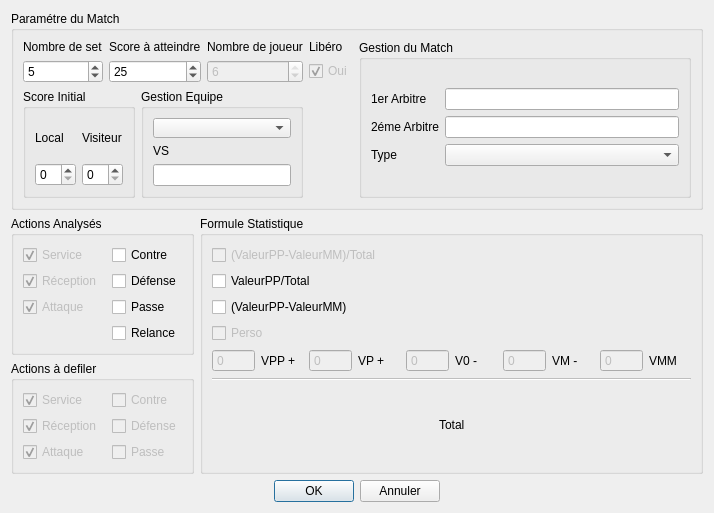
<?xml version="1.0" encoding="UTF-8"?>
<ui version="4.0">
 <class>FenetreLancement</class>
 <widget class="QDialog" name="FenetreLancement">
  <property name="geometry">
   <rect>
    <x>0</x>
    <y>0</y>
    <width>714</width>
    <height>510</height>
   </rect>
  </property>
  <property name="windowTitle">
   <string>Configuration du Match</string>
  </property>
  <layout class="QGridLayout" name="gridLayout_17">
   <item row="0" column="0" colspan="2">
    <widget class="QGroupBox" name="groupBox_4">
     <property name="title">
      <string>Paramétre du Match</string>
     </property>
     <layout class="QGridLayout" name="gridLayout_16">
      <item row="0" column="0">
       <widget class="QLabel" name="label_11">
        <property name="text">
         <string>Nombre de set</string>
        </property>
       </widget>
      </item>
      <item row="0" column="1">
       <widget class="QLabel" name="label_12">
        <property name="text">
         <string>Score à atteindre</string>
        </property>
       </widget>
      </item>
      <item row="0" column="2">
       <widget class="QLabel" name="label_13">
        <property name="text">
         <string>Nombre de joueur</string>
        </property>
       </widget>
      </item>
      <item row="0" column="3">
       <widget class="QLabel" name="label_14">
        <property name="text">
         <string>Libéro</string>
        </property>
       </widget>
      </item>
      <item row="0" column="4" rowspan="3">
       <widget class="QGroupBox" name="groupBox_8">
        <property name="title">
         <string>Gestion du Match </string>
        </property>
        <layout class="QGridLayout" name="gridLayout_13">
         <item row="0" column="0">
          <layout class="QGridLayout" name="gridLayout_4">
           <item row="0" column="0">
            <widget class="QLabel" name="label_8">
             <property name="text">
              <string>1er Arbitre</string>
             </property>
            </widget>
           </item>
           <item row="0" column="1">
            <widget class="QLineEdit" name="lineEditArbitre"/>
           </item>
           <item row="3" column="0">
            <widget class="QLabel" name="label_9">
             <property name="text">
              <string>Type</string>
             </property>
            </widget>
           </item>
           <item row="3" column="1">
            <widget class="QComboBox" name="comboBox_2"/>
           </item>
           <item row="1" column="0">
            <widget class="QLabel" name="label_10">
             <property name="text">
              <string>2éme Arbitre</string>
             </property>
            </widget>
           </item>
           <item row="1" column="1">
            <widget class="QLineEdit" name="lineEditArbitre_2"/>
           </item>
          </layout>
         </item>
        </layout>
       </widget>
      </item>
      <item row="1" column="0">
       <widget class="QSpinBox" name="spinBox_6">
        <property name="minimum">
         <number>1</number>
        </property>
        <property name="value">
         <number>5</number>
        </property>
       </widget>
      </item>
      <item row="1" column="1">
       <widget class="QSpinBox" name="spinBox_7">
        <property name="value">
         <number>25</number>
        </property>
       </widget>
      </item>
      <item row="1" column="2">
       <widget class="QSpinBox" name="spinBox_8">
        <property name="enabled">
         <bool>false</bool>
        </property>
        <property name="minimum">
         <number>2</number>
        </property>
        <property name="maximum">
         <number>6</number>
        </property>
        <property name="value">
         <number>6</number>
        </property>
       </widget>
      </item>
      <item row="1" column="3">
       <widget class="QCheckBox" name="checkBox_11">
        <property name="enabled">
         <bool>false</bool>
        </property>
        <property name="text">
         <string>Oui</string>
        </property>
        <property name="checked">
         <bool>true</bool>
        </property>
       </widget>
      </item>
      <item row="2" column="0" colspan="3">
       <layout class="QGridLayout" name="gridLayout_14">
        <item row="0" column="0">
         <widget class="QGroupBox" name="groupBox_5">
          <property name="title">
           <string>Score Initial</string>
          </property>
          <layout class="QGridLayout" name="gridLayout_12">
           <item row="0" column="0">
            <layout class="QGridLayout" name="gridLayout_10">
             <item row="0" column="0">
              <widget class="QLabel" name="label_15">
               <property name="text">
                <string>Local</string>
               </property>
              </widget>
             </item>
             <item row="0" column="1">
              <widget class="QLabel" name="label_16">
               <property name="text">
                <string>Visiteur</string>
               </property>
              </widget>
             </item>
             <item row="1" column="0">
              <widget class="QSpinBox" name="spinBox_9">
               <property name="maximum">
                <number>24</number>
               </property>
              </widget>
             </item>
             <item row="1" column="1">
              <widget class="QSpinBox" name="spinBox_10">
               <property name="maximum">
                <number>24</number>
               </property>
              </widget>
             </item>
            </layout>
           </item>
          </layout>
         </widget>
        </item>
        <item row="0" column="1">
         <widget class="QGroupBox" name="groupBox_3">
          <property name="title">
           <string>Gestion Equipe</string>
          </property>
          <layout class="QGridLayout" name="gridLayout_5">
           <item row="0" column="0">
            <layout class="QGridLayout" name="gridLayout_2">
             <item row="0" column="0">
              <widget class="QComboBox" name="comboBox">
               <property name="minimumSize">
                <size>
                 <width>111</width>
                 <height>20</height>
                </size>
               </property>
              </widget>
             </item>
             <item row="2" column="0">
              <widget class="QLineEdit" name="lineEdit"/>
             </item>
             <item row="1" column="0">
              <widget class="QLabel" name="label_3">
               <property name="text">
                <string>VS</string>
               </property>
              </widget>
             </item>
            </layout>
           </item>
          </layout>
          <zorder></zorder>
         </widget>
        </item>
       </layout>
      </item>
     </layout>
     <zorder>label_11</zorder>
     <zorder>label_12</zorder>
     <zorder>label_13</zorder>
     <zorder>label_14</zorder>
     <zorder>groupBox_8</zorder>
     <zorder>spinBox_6</zorder>
     <zorder>spinBox_7</zorder>
     <zorder>spinBox_8</zorder>
     <zorder>checkBox_11</zorder>
     <zorder>groupBox_5</zorder>
     <zorder>groupBox_3</zorder>
     <zorder>groupBox</zorder>
    </widget>
   </item>
   <item row="1" column="0">
    <layout class="QGridLayout" name="gridLayout_11">
     <item row="0" column="0">
      <widget class="QGroupBox" name="groupBox_7">
       <property name="title">
        <string>Actions Analysés</string>
       </property>
       <layout class="QGridLayout" name="gridLayout_3">
        <item row="2" column="1">
         <widget class="QCheckBox" name="checkBox_6">
          <property name="text">
           <string>Passe</string>
          </property>
         </widget>
        </item>
        <item row="0" column="1">
         <widget class="QCheckBox" name="checkBox_4">
          <property name="text">
           <string>Contre</string>
          </property>
         </widget>
        </item>
        <item row="0" column="0">
         <widget class="QCheckBox" name="checkBox">
          <property name="enabled">
           <bool>false</bool>
          </property>
          <property name="text">
           <string>Service</string>
          </property>
          <property name="checked">
           <bool>true</bool>
          </property>
         </widget>
        </item>
        <item row="1" column="0">
         <widget class="QCheckBox" name="checkBox_2">
          <property name="enabled">
           <bool>false</bool>
          </property>
          <property name="text">
           <string>Réception </string>
          </property>
          <property name="checked">
           <bool>true</bool>
          </property>
         </widget>
        </item>
        <item row="2" column="0">
         <widget class="QCheckBox" name="checkBox_3">
          <property name="enabled">
           <bool>false</bool>
          </property>
          <property name="text">
           <string>Attaque</string>
          </property>
          <property name="checked">
           <bool>true</bool>
          </property>
          <property name="tristate">
           <bool>false</bool>
          </property>
         </widget>
        </item>
        <item row="1" column="1">
         <widget class="QCheckBox" name="checkBox_5">
          <property name="text">
           <string>Défense</string>
          </property>
         </widget>
        </item>
        <item row="3" column="1">
         <widget class="QCheckBox" name="checkBox_18">
          <property name="text">
           <string>Relance</string>
          </property>
         </widget>
        </item>
       </layout>
      </widget>
     </item>
     <item row="1" column="0">
      <widget class="QGroupBox" name="groupBox_6">
       <property name="title">
        <string>Actions à defiler</string>
       </property>
       <layout class="QGridLayout" name="gridLayout_15">
        <item row="0" column="0">
         <widget class="QCheckBox" name="checkBox_16">
          <property name="enabled">
           <bool>false</bool>
          </property>
          <property name="text">
           <string>Service</string>
          </property>
          <property name="checked">
           <bool>true</bool>
          </property>
         </widget>
        </item>
        <item row="0" column="1">
         <widget class="QCheckBox" name="checkBox_14">
          <property name="enabled">
           <bool>false</bool>
          </property>
          <property name="text">
           <string>Contre</string>
          </property>
         </widget>
        </item>
        <item row="1" column="0">
         <widget class="QCheckBox" name="checkBox_15">
          <property name="enabled">
           <bool>false</bool>
          </property>
          <property name="text">
           <string>Réception </string>
          </property>
          <property name="checked">
           <bool>true</bool>
          </property>
         </widget>
        </item>
        <item row="1" column="1">
         <widget class="QCheckBox" name="checkBox_13">
          <property name="enabled">
           <bool>false</bool>
          </property>
          <property name="text">
           <string>Défense</string>
          </property>
         </widget>
        </item>
        <item row="2" column="0">
         <widget class="QCheckBox" name="checkBox_12">
          <property name="enabled">
           <bool>false</bool>
          </property>
          <property name="text">
           <string>Attaque</string>
          </property>
          <property name="checked">
           <bool>true</bool>
          </property>
          <property name="tristate">
           <bool>false</bool>
          </property>
         </widget>
        </item>
        <item row="2" column="1">
         <widget class="QCheckBox" name="checkBox_17">
          <property name="enabled">
           <bool>false</bool>
          </property>
          <property name="text">
           <string>Passe</string>
          </property>
         </widget>
        </item>
       </layout>
      </widget>
     </item>
    </layout>
   </item>
   <item row="1" column="1">
    <widget class="QGroupBox" name="groupBox_2">
     <property name="title">
      <string>Formule Statistique</string>
     </property>
     <layout class="QGridLayout" name="gridLayout_9">
      <item row="4" column="0">
       <widget class="QCheckBox" name="checkBox_10">
        <property name="enabled">
         <bool>false</bool>
        </property>
        <property name="text">
         <string>Perso</string>
        </property>
       </widget>
      </item>
      <item row="1" column="0">
       <widget class="QCheckBox" name="checkBox_8">
        <property name="text">
         <string>ValeurPP/Total</string>
        </property>
       </widget>
      </item>
      <item row="3" column="0">
       <widget class="QCheckBox" name="checkBox_9">
        <property name="text">
         <string>(ValeurPP-ValeurMM)</string>
        </property>
       </widget>
      </item>
      <item row="0" column="0">
       <widget class="QCheckBox" name="checkBox_7">
        <property name="enabled">
         <bool>false</bool>
        </property>
        <property name="text">
         <string>(ValeurPP-ValeurMM)/Total</string>
        </property>
       </widget>
      </item>
      <item row="5" column="0">
       <layout class="QGridLayout" name="gridLayout_8">
        <item row="0" column="0">
         <layout class="QGridLayout" name="gridLayout_6">
          <item row="0" column="0">
           <widget class="QSpinBox" name="spinBox">
            <property name="enabled">
             <bool>false</bool>
            </property>
            <property name="buttonSymbols">
             <enum>QAbstractSpinBox::NoButtons</enum>
            </property>
           </widget>
          </item>
          <item row="0" column="1">
           <widget class="QLabel" name="label">
            <property name="enabled">
             <bool>true</bool>
            </property>
            <property name="text">
             <string>VPP +</string>
            </property>
           </widget>
          </item>
          <item row="0" column="2">
           <widget class="QSpinBox" name="spinBox_2">
            <property name="enabled">
             <bool>false</bool>
            </property>
            <property name="buttonSymbols">
             <enum>QAbstractSpinBox::NoButtons</enum>
            </property>
           </widget>
          </item>
          <item row="0" column="3">
           <widget class="QLabel" name="label_2">
            <property name="enabled">
             <bool>true</bool>
            </property>
            <property name="text">
             <string>VP +</string>
            </property>
           </widget>
          </item>
          <item row="0" column="4">
           <widget class="QSpinBox" name="spinBox_3">
            <property name="enabled">
             <bool>false</bool>
            </property>
            <property name="buttonSymbols">
             <enum>QAbstractSpinBox::NoButtons</enum>
            </property>
           </widget>
          </item>
          <item row="0" column="5">
           <widget class="QLabel" name="label_4">
            <property name="enabled">
             <bool>true</bool>
            </property>
            <property name="text">
             <string>V0 -</string>
            </property>
           </widget>
          </item>
          <item row="0" column="6">
           <widget class="QSpinBox" name="spinBox_4">
            <property name="enabled">
             <bool>false</bool>
            </property>
            <property name="buttonSymbols">
             <enum>QAbstractSpinBox::NoButtons</enum>
            </property>
           </widget>
          </item>
          <item row="0" column="7">
           <widget class="QLabel" name="label_5">
            <property name="enabled">
             <bool>true</bool>
            </property>
            <property name="text">
             <string>VM -</string>
            </property>
           </widget>
          </item>
          <item row="0" column="8">
           <widget class="QSpinBox" name="spinBox_5">
            <property name="enabled">
             <bool>false</bool>
            </property>
            <property name="buttonSymbols">
             <enum>QAbstractSpinBox::NoButtons</enum>
            </property>
           </widget>
          </item>
          <item row="0" column="9">
           <widget class="QLabel" name="label_6">
            <property name="enabled">
             <bool>true</bool>
            </property>
            <property name="text">
             <string>VMM</string>
            </property>
           </widget>
          </item>
         </layout>
        </item>
        <item row="1" column="0">
         <widget class="Line" name="line">
          <property name="enabled">
           <bool>false</bool>
          </property>
          <property name="orientation">
           <enum>Qt::Horizontal</enum>
          </property>
         </widget>
        </item>
        <item row="2" column="0">
         <layout class="QGridLayout" name="gridLayout_7">
          <item row="0" column="0">
           <spacer name="horizontalSpacer_3">
            <property name="orientation">
             <enum>Qt::Horizontal</enum>
            </property>
            <property name="sizeHint" stdset="0">
             <size>
              <width>40</width>
              <height>20</height>
             </size>
            </property>
           </spacer>
          </item>
          <item row="0" column="2">
           <spacer name="horizontalSpacer_4">
            <property name="orientation">
             <enum>Qt::Horizontal</enum>
            </property>
            <property name="sizeHint" stdset="0">
             <size>
              <width>40</width>
              <height>20</height>
             </size>
            </property>
           </spacer>
          </item>
          <item row="0" column="1">
           <widget class="QLabel" name="label_7">
            <property name="enabled">
             <bool>true</bool>
            </property>
            <property name="text">
             <string>Total</string>
            </property>
           </widget>
          </item>
         </layout>
        </item>
       </layout>
      </item>
     </layout>
    </widget>
   </item>
   <item row="2" column="0" colspan="2">
    <layout class="QGridLayout" name="gridLayout">
     <item row="0" column="1">
      <widget class="QPushButton" name="pushButton_ok">
       <property name="text">
        <string>OK</string>
       </property>
      </widget>
     </item>
     <item row="0" column="2">
      <widget class="QPushButton" name="pushButton_annuler">
       <property name="text">
        <string>Annuler</string>
       </property>
      </widget>
     </item>
     <item row="0" column="0">
      <spacer name="horizontalSpacer">
       <property name="orientation">
        <enum>Qt::Horizontal</enum>
       </property>
       <property name="sizeHint" stdset="0">
        <size>
         <width>40</width>
         <height>20</height>
        </size>
       </property>
      </spacer>
     </item>
     <item row="0" column="3">
      <spacer name="horizontalSpacer_2">
       <property name="orientation">
        <enum>Qt::Horizontal</enum>
       </property>
       <property name="sizeHint" stdset="0">
        <size>
         <width>40</width>
         <height>20</height>
        </size>
       </property>
      </spacer>
     </item>
    </layout>
   </item>
  </layout>
  <zorder>groupBox_2</zorder>
  <zorder>groupBox_4</zorder>
  <zorder></zorder>
  <zorder>groupBox_7</zorder>
  <zorder>groupBox_6</zorder>
 </widget>
 <tabstops>
  <tabstop>spinBox_6</tabstop>
  <tabstop>spinBox_7</tabstop>
  <tabstop>spinBox_8</tabstop>
  <tabstop>checkBox_11</tabstop>
  <tabstop>spinBox_9</tabstop>
  <tabstop>spinBox_10</tabstop>
  <tabstop>lineEditArbitre</tabstop>
  <tabstop>lineEditArbitre_2</tabstop>
  <tabstop>comboBox_2</tabstop>
  <tabstop>checkBox</tabstop>
  <tabstop>checkBox_2</tabstop>
  <tabstop>checkBox_7</tabstop>
  <tabstop>checkBox_8</tabstop>
  <tabstop>checkBox_9</tabstop>
  <tabstop>checkBox_10</tabstop>
  <tabstop>spinBox</tabstop>
  <tabstop>spinBox_2</tabstop>
  <tabstop>spinBox_3</tabstop>
  <tabstop>spinBox_4</tabstop>
  <tabstop>spinBox_5</tabstop>
  <tabstop>comboBox</tabstop>
  <tabstop>lineEdit</tabstop>
  <tabstop>pushButton_ok</tabstop>
  <tabstop>pushButton_annuler</tabstop>
 </tabstops>
 <resources/>
 <connections/>
</ui>
